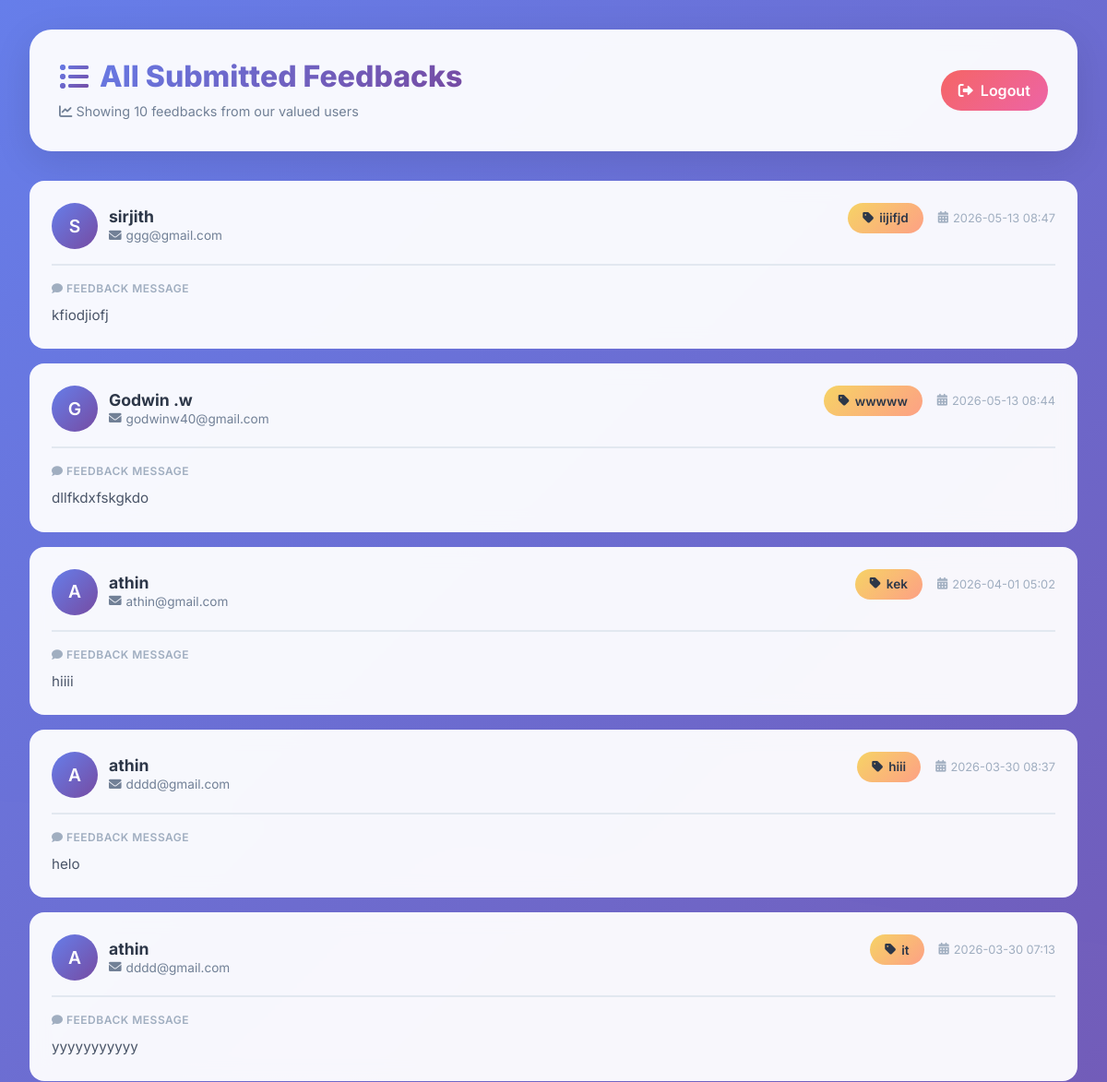
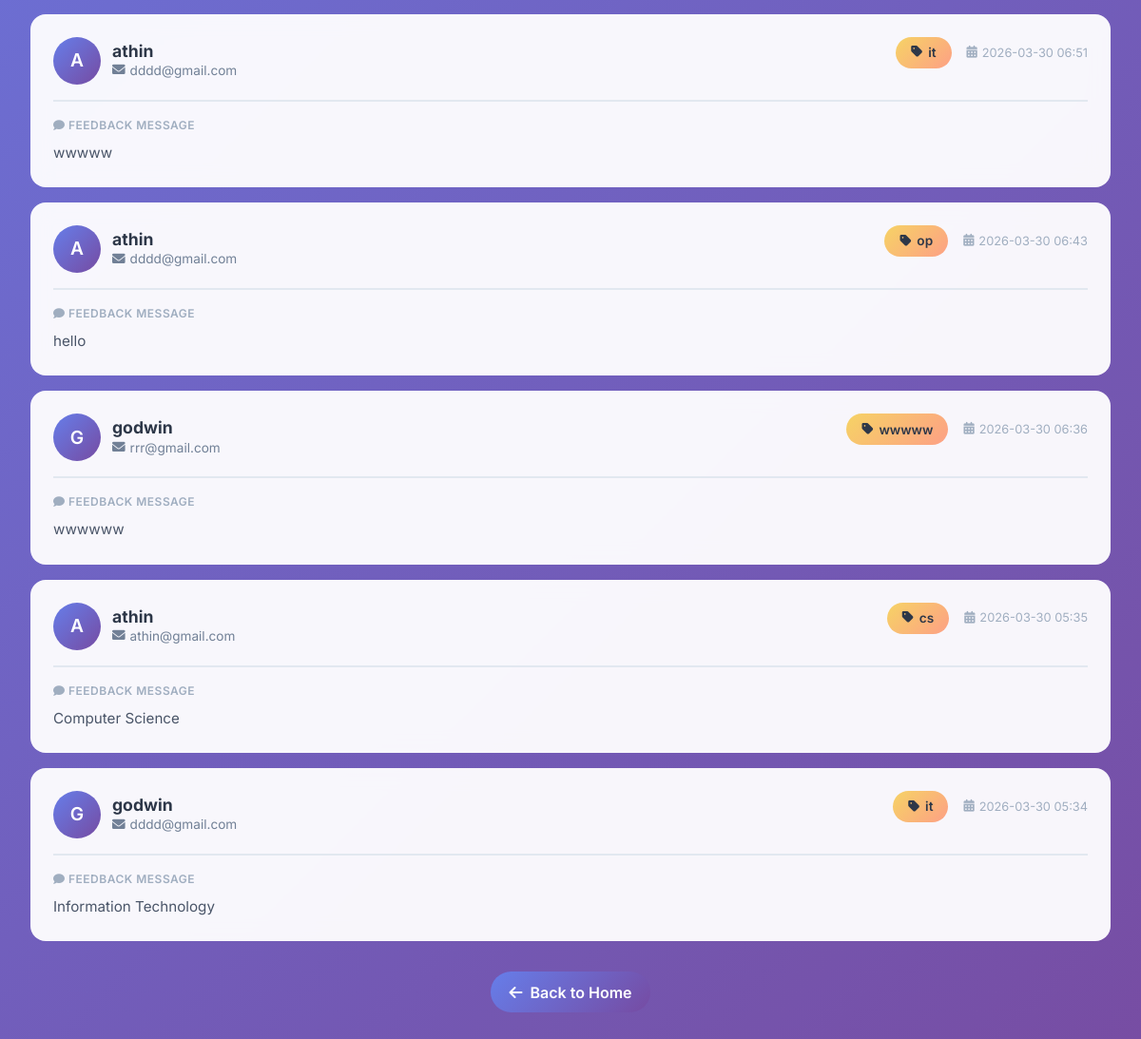
The app's page /feedbacks/ (signed in) with its own data (2 pictures, top to bottom).
### myapp/models.py (models this page shows, shortened)
class Feedback(models.Model):
    name = models.CharField(max_length=100)
    email = models.EmailField()
    subject = models.CharField(max_length=200)
    message = models.TextField()
    submitted_at = models.DateTimeField(auto_now_add=True)

### myapp/views.py (the view)
# urls.py: path('feedbacks/', views.view_feedbacks, name='feedback_list'),
def view_feedbacks(request):
    if not request.session.get('user'):
        return redirect('login')
    feedbacks = Feedback.objects.order_by('-submitted_at')
    return render(request, 'feedback_list.html', {'feedbacks': feedbacks})

### myapp/templates/feedback_list.html (shortened to what this page needs)
<!DOCTYPE html>
<html lang="en">
<head>
    <link rel="stylesheet" href="https://cdn.jsdelivr.net/npm/bootstrap@5.3.0/dist/css/bootstrap.min.css">
    <link rel="stylesheet" href="https://cdnjs.cloudflare.com/ajax/libs/font-awesome/6.0.0-beta3/css/all.min.css">
</head>
<body>
    <div class="main-container">
        <div class="header-card">
            <div class="header-content">
                <div class="title-section">
                    <h2>
                        <i class="fas fa-list-ul"></i>
                        All Submitted Feedbacks
                    </h2>
                    <div class="subtitle">
                        <i class="fas fa-chart-line"></i>
                        {% if feedbacks %}
                            Showing {{ feedbacks|length }} feedback{% if feedbacks|length != 1 %}s{% endif %} from our valued users
                        {% else %}
                            No feedbacks submitted yet
                        {% endif %}
                    </div>
                </div>
                <div class="action-buttons">
                    <a href="{% url 'logout' %}" class="btn-logout">
                        <i class="fas fa-sign-out-alt"></i> Logout
                    </a>
                </div>
            </div>
        </div>
        <div class="feedback-cards">
            {% if feedbacks %}
                {% for feedback in feedbacks %}
                <div class="feedback-card">
                    <div class="card-header-info">
                        <div class="user-info">
                            <div class="user-avatar">
                                {{ feedback.name|slice:":1"|upper }}
                            </div>
                            <div class="user-details">
                                <h5>{{ feedback.name }}</h5>
                                <div class="email">
                                    <i class="fas fa-envelope"></i> {{ feedback.email }}
                                </div>
                            </div>
                        </div>
                        <div style="display: flex; gap: 1rem; align-items: center; flex-wrap: wrap;">
                            <div class="subject-badge" data-subject="{{ feedback.subject|lower }}">
                                <i class="fas fa-tag"></i> {{ feedback.subject }}
                            </div>
                            <div class="timestamp">
                                <i class="fas fa-calendar-alt"></i>
                                {{ feedback.submitted_at|date:"Y-m-d H:i" }}
                            </div>
                        </div>
                    </div>
                    <div class="message-content">
                        <div class="message-label">
                            <i class="fas fa-comment"></i> Feedback Message
                        </div>
                        <p>{{ feedback.message|linebreaksbr }}</p>
                    </div>
                </div>
                {% endfor %}
            {% endif %}
        </div>
        <div class="back-button-container">
            <a href="/" class="btn-home">
                <i class="fas fa-arrow-left"></i> Back to Home
            </a>
        </div>
    </div>
</body>
</html>

### myapp/templates/feedback_list.html (style rules this page uses)
* { margin: 0; padding: 0; box-sizing: border-box; }
body { font-family: 'Inter', sans-serif; background: linear-gradient(135deg, #667eea 0%, #764ba2 100%); min-height: 100vh; padding: 2rem; position: relative; }
body::before { content: ''; position: fixed; top: 0; left: 0; right: 0; bottom: 0; background-size: cover; opacity: 0.3; pointer-events: none; z-index: 0; }
.main-container { position: relative; z-index: 1; max-width: 1400px; margin: 0 auto; }
.header-card { background: rgba(255, 255, 255, 0.95); backdrop-filter: blur(10px); border-radius: 1.5rem; padding: 2rem; margin-bottom: 2rem; box-shadow: 0 10px 40px rgba(0, 0, 0, 0.1); animation: slideDown 0.5s ease; }
.header-content { display: flex; justify-content: space-between; align-items: center; flex-wrap: wrap; gap: 1rem; }
.title-section h2 { font-size: 2rem; font-weight: 800; background: linear-gradient(135deg, #667eea 0%, #764ba2 100%); -webkit-background-clip: text; -webkit-text-fill-color: transparent; background-clip: text; margin: 0; display: flex; align-items: center; gap: 12px; }
.title-section h2 i { background: linear-gradient(135deg, #667eea 0%, #764ba2 100%); -webkit-background-clip: text; -webkit-text-fill-color: transparent; background-clip: text; font-size: 2rem; }
.subtitle { color: #718096; margin-top: 0.5rem; font-size: 0.9rem; }
.action-buttons { display: flex; gap: 1rem; align-items: center; }
.btn-home { background: linear-gradient(135deg, #667eea 0%, #764ba2 100%); color: white; border: none; padding: 0.6rem 1.2rem; border-radius: 50px; font-weight: 600; transition: all 0.3s ease; display: inline-flex; align-items: center; gap: 8px; text-decoration: none; }
.btn-logout { background: linear-gradient(135deg, #f56565 0%, #ed64a6 100%); color: white; border: none; padding: 0.6rem 1.2rem; border-radius: 50px; font-weight: 600; transition: all 0.3s ease; display: inline-flex; align-items: center; gap: 8px; text-decoration: none; }
.feedback-cards { display: flex; flex-direction: column; gap: 1rem; }
.feedback-card { background: rgba(255, 255, 255, 0.95); backdrop-filter: blur(10px); border-radius: 1rem; padding: 1.5rem; transition: all 0.3s ease; animation: fadeInUp 0.5s ease; animation-fill-mode: both; }
.feedback-card:nth-child(1) { animation-delay: 0.05s; }
.feedback-card:nth-child(2) { animation-delay: 0.1s; }
.feedback-card:nth-child(3) { animation-delay: 0.15s; }
.feedback-card:nth-child(4) { animation-delay: 0.2s; }
.feedback-card:nth-child(5) { animation-delay: 0.25s; }
.feedback-card:nth-child(6) { animation-delay: 0.3s; }
.card-header-info { display: flex; justify-content: space-between; align-items: flex-start; flex-wrap: wrap; gap: 1rem; margin-bottom: 1rem; padding-bottom: 1rem; border-bottom: 2px solid #e2e8f0; }
.user-info { display: flex; align-items: center; gap: 12px; }
.user-avatar { width: 50px; height: 50px; background: linear-gradient(135deg, #667eea 0%, #764ba2 100%); border-radius: 50%; display: flex; align-items: center; justify-content: center; color: white; font-size: 1.2rem; font-weight: 600; }
.user-details h5 { margin: 0; font-size: 1.1rem; font-weight: 700; color: #2d3748; }
.user-details .email { font-size: 0.85rem; color: #718096; margin: 0; display: flex; align-items: center; gap: 5px; }
.subject-badge { background: linear-gradient(135deg, #f6d365 0%, #fda085 100%); padding: 0.4rem 1rem; border-radius: 50px; font-size: 0.85rem; font-weight: 600; color: #2d3748; display: inline-flex; align-items: center; gap: 6px; }
.timestamp { font-size: 0.8rem; color: #a0aec0; display: flex; align-items: center; gap: 5px; }
.message-content { margin-top: 1rem; }
.message-content p { color: #4a5568; line-height: 1.6; margin: 0; font-size: 0.95rem; }
.message-label { font-size: 0.75rem; font-weight: 600; text-transform: uppercase; letter-spacing: 0.5px; color: #a0aec0; margin-bottom: 0.5rem; }
.back-button-container { margin-top: 2rem; text-align: center; }
.feedback-card { animation: fadeInUp 0.5s ease; }

### records on screen
Feedback: name "S", name "sirjith", email "ggg@gmail.com", subject "iijifjd", submitted_at "2026-05-13 08:47", message "kfiodjiofj"
Feedback: name "G", name "Godwin .w", email "godwinw40@gmail.com", subject "wwwww", submitted_at "2026-05-13 08:44", message "dllfkdxfskgkdo"
Feedback: name "A", name "athin", email "athin@gmail.com", subject "kek", submitted_at "2026-04-01 05:02", message "hiiii"
Feedback: name "A", name "athin", email "dddd@gmail.com", subject "hiii", submitted_at "2026-03-30 08:37", message "helo"
Feedback: name "A", name "athin", email "dddd@gmail.com", subject "it", submitted_at "2026-03-30 07:13", message "yyyyyyyyyyy"
Feedback: name "A", name "athin", email "dddd@gmail.com", subject "it", submitted_at "2026-03-30 06:51", message "wwwww"
Feedback: name "A", name "athin", email "dddd@gmail.com", subject "op", submitted_at "2026-03-30 06:43", message "hello"
Feedback: name "G", name "godwin", email "rrr@gmail.com", subject "wwwww", submitted_at "2026-03-30 06:36", message "wwwwww"
Feedback: name "A", name "athin", email "athin@gmail.com", subject "cs", submitted_at "2026-03-30 05:35", message "Computer Science"
Feedback: name "G", name "godwin", email "dddd@gmail.com", subject "it", submitted_at "2026-03-30 05:34", message "Information Technology"

### other values on screen
{{ feedbacks|length }} "10"
